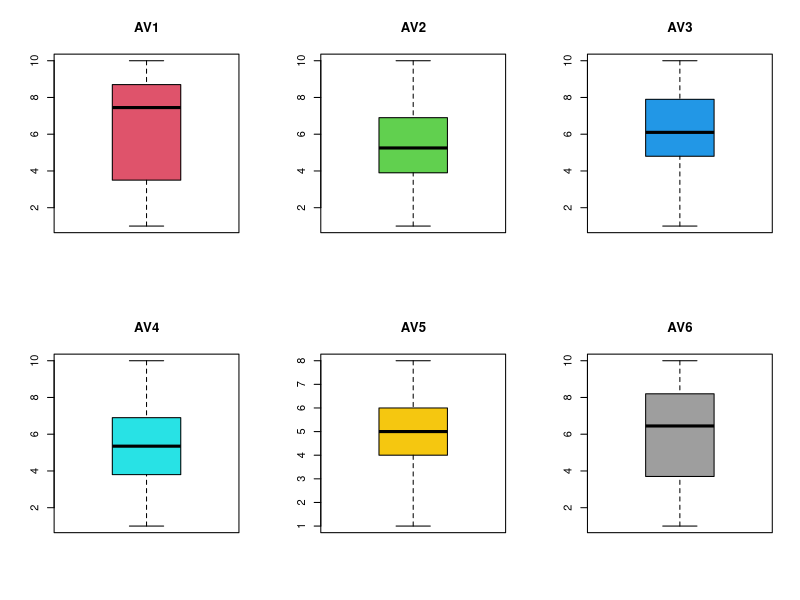
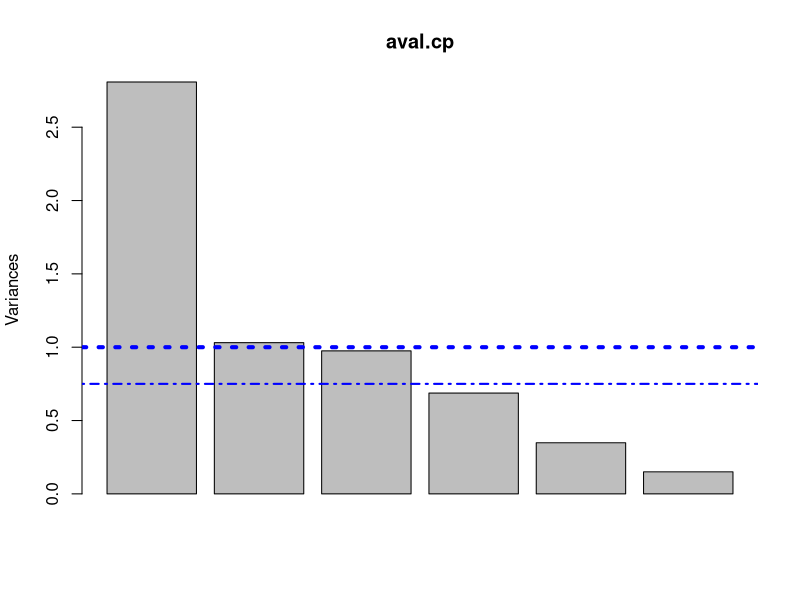
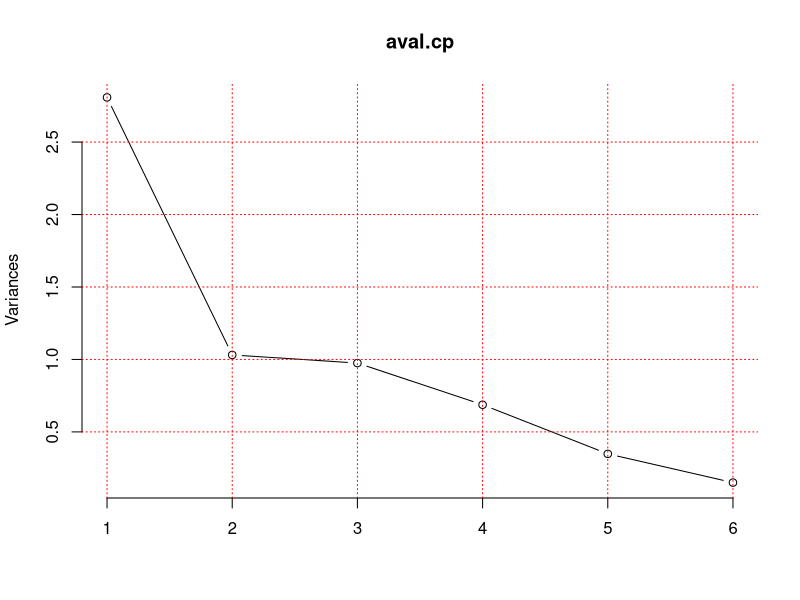
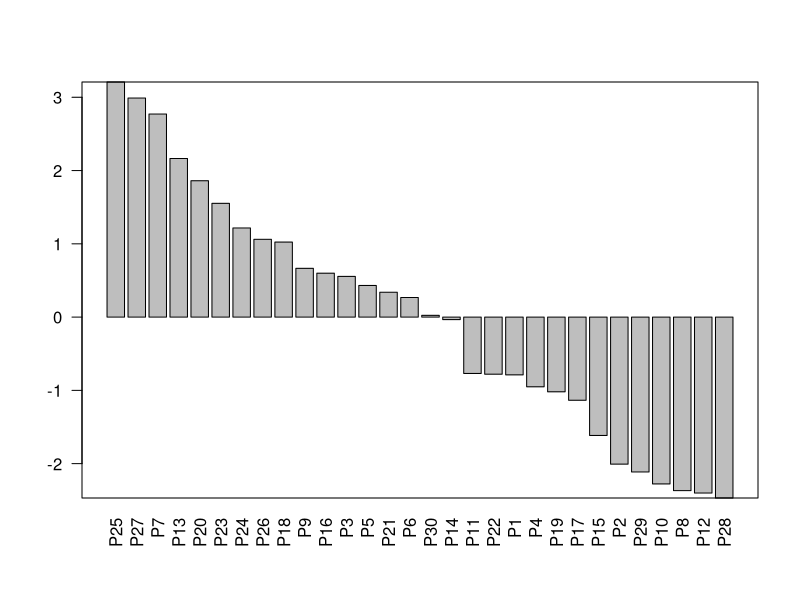
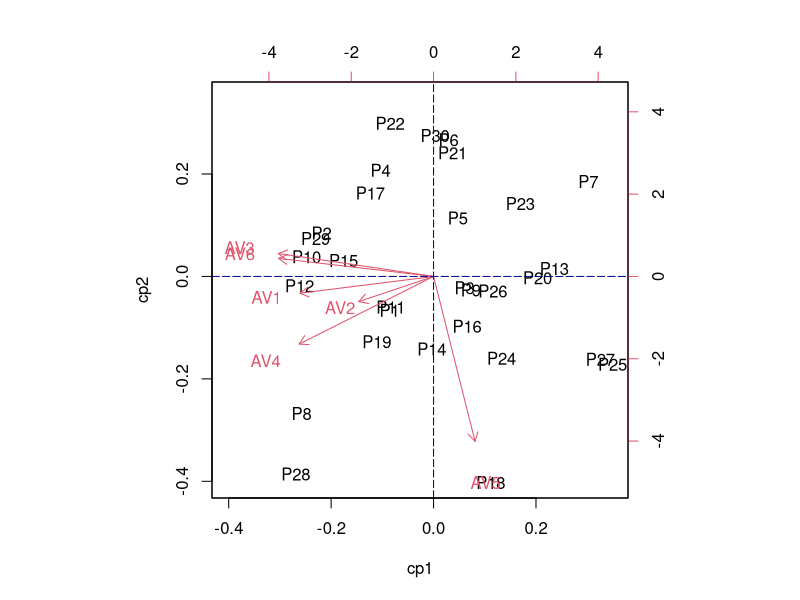
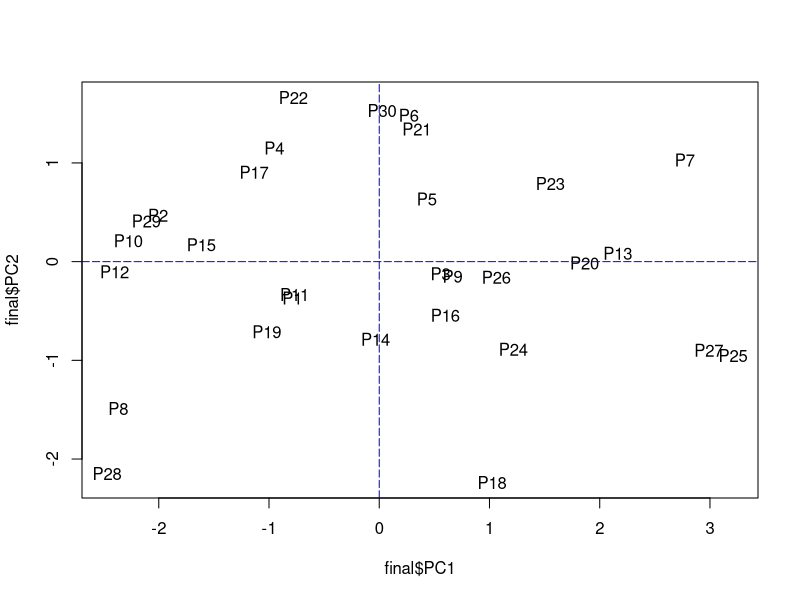

Write the R code that produced these figures, in order.
## ---- chunk 1
library(readxl)
## ---- chunk 2
AVALIACOES <- read_excel("AVALIACOES.xlsx")
aval=AVALIACOES[,-c(1,8)]
## ---- chunk 3
par(mfrow=c(2,3))
boxplot(aval$AV1, col=2,main="AV1")
boxplot(aval$AV2, col=3,main="AV2")
boxplot(aval$AV3,col=4,main="AV3")
boxplot(aval$AV4,col=5,main="AV4")
boxplot(aval$AV5,col=7,main="AV5")
boxplot(aval$AV6,col=8,main="AV6") 

summary(aval)
## ---- chunk 4
mat.correl=cor(aval)
round(mat.correl,digits=2)
## ---- chunk 5
# componentes principais
## center =T é default. scale.= é para padronizar os dados com média zero e variância = 1
aval.cp=prcomp(aval, scale. = T)
## summary dá os desvios padrao das CP e as proporcões de variância acumuladas
summary(aval.cp)

final=cbind(AVALIACOES,aval.cp$x)
## ---- chunk 6
print(aval.cp$rotation, digits=2)

## ---- chunk 7
par(mfrow=c(1,1))
plot(aval.cp) # plota as variancias (eigenvalues) das CP
abline(h=1,col="blue", lwd=4, lty=3)
abline(h=0.75, col="blue", lwd=2, lty=4)
plot(aval.cp,type="l") #grafico denominado screeplot
grid(col = "red")
## ---- chunk 8
aval.loads=aval.cp$sdev * t(aval.cp$rotation[,1:3]) 
print(t(aval.loads), digits = 2)
## ---- chunk 9
escoresx=aval.cp$x[,1] #VETOR COLUNA
names(escoresx)<-AVALIACOES$PROFESSOR  
## ---- chunk 10
ordem=order(escoresx,decreasing = T)
barplot(escoresx[ordem],las=2)
box()
## ---- chunk 11
biplot(aval.cp, xlab="cp1",ylab="cp2",xlabs=AVALIACOES$PROFESSOR)
abline(h=0,v=0,col="darkblue",lty=5)
## ---- chunk 12
plot(final$PC1,final$PC2,type = "n")
text(final$PC1,final$PC2,AVALIACOES$PROFESSOR)
abline(h=0,v=0,col="blue",lty=5)
